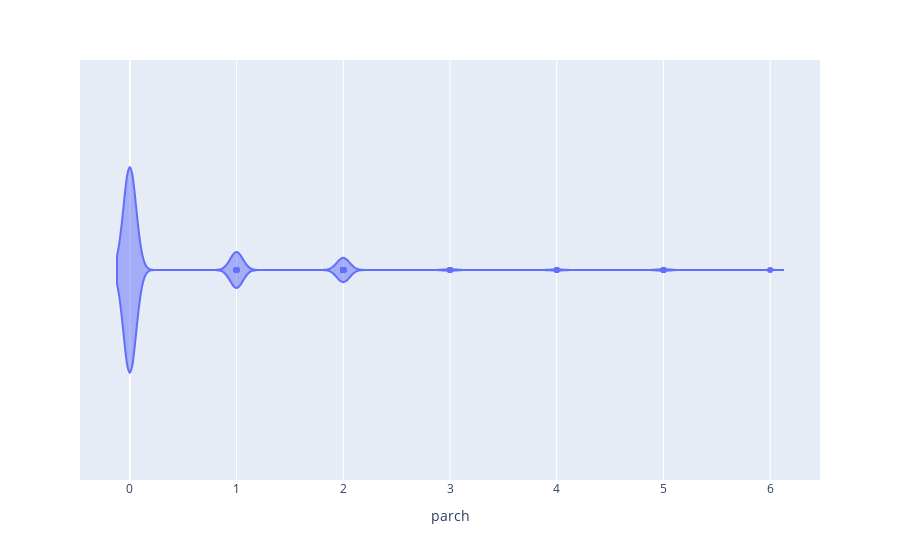

Notebook cell for this chart:
### Code cell
fig_2=px.violin(df,x='parch')
fig_2.show()

### Figure 1 — Plotly figure (JSON) as saved in the notebook; plotly's stock layout.template omitted (floating-point values rounded to 4 significant figures; data arrays with more than 128 entries replaced by an {"elided": "..."} marker saying what was removed)
{"data": [{"alignmentgroup": "True", "box": {"visible": false}, "hovertemplate": "parch=%{x}<extra></extra>", "legendgroup": "", "marker": {"color": "#636efa"}, "name": "", "offsetgroup": "", "orientation": "h", "scalegroup": "True", "showlegend": false, "type": "violin", "x": {"elided": "891 int values"}, "x0": " ", "xaxis": "x", "y0": " ", "yaxis": "y"}], "layout": {"legend": {"tracegroupgap": 0}, "margin": {"t": 60}, "violinmode": "group", "xaxis": {"anchor": "y", "domain": [0, 1], "title": {"text": "parch"}}, "yaxis": {"anchor": "x", "domain": [0, 1]}}}
